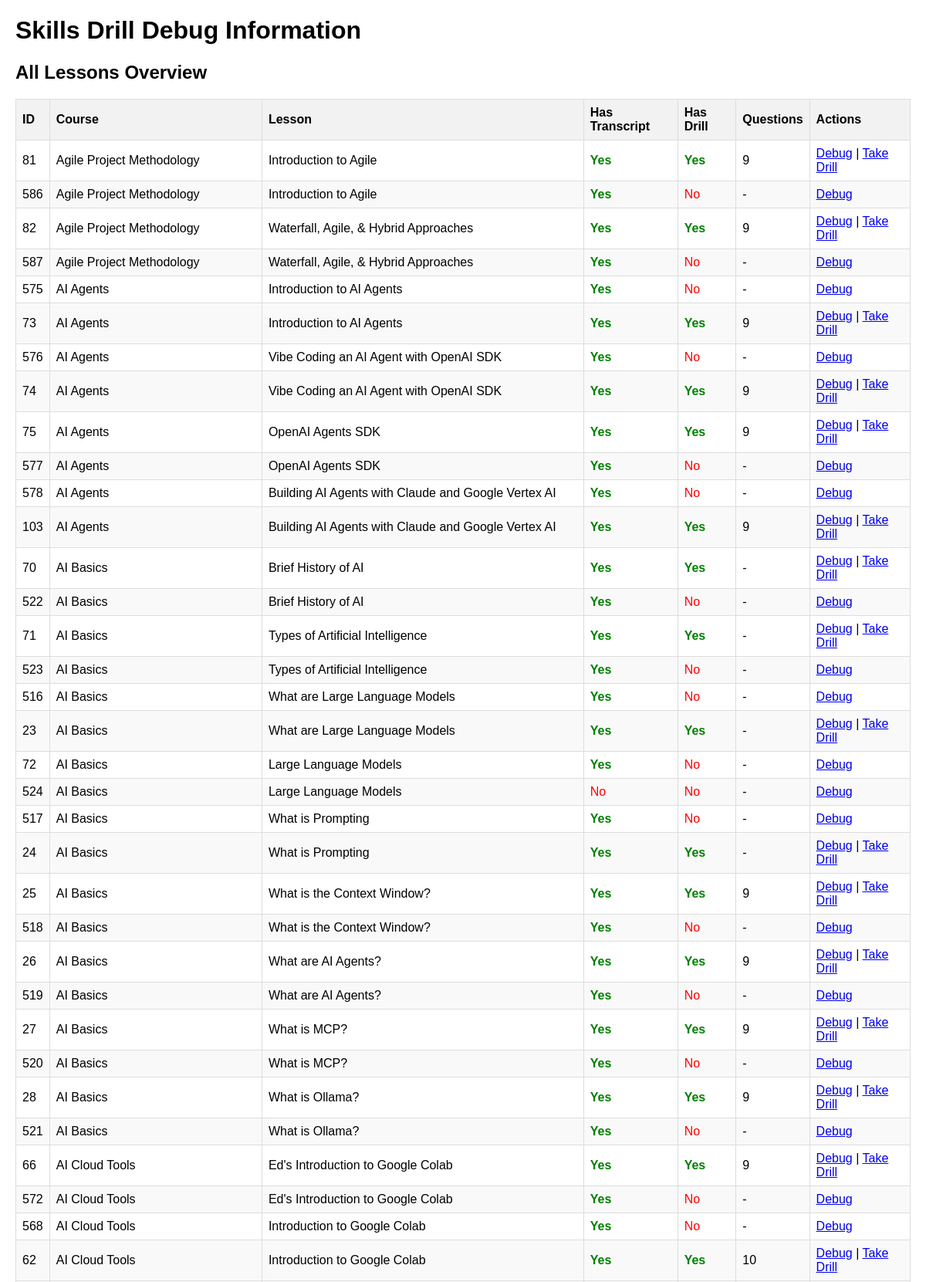
The page /html/debug-skills-drill.php (upper part) on the database its author committed.
### tables this page shows
CREATE TABLE `lessons` (
  `id` int(11) NOT NULL,
  `course_id` int(11) NOT NULL,
  `title` varchar(255) NOT NULL,
  `description` text DEFAULT NULL,
  `content` longtext DEFAULT NULL,
  `lesson_type` enum('video','text','interactive','quiz','assignment','resource') DEFAULT 'text',
  `duration_minutes` int(11) DEFAULT 0,
  `order_index` int(11) NOT NULL DEFAULT 0,
  `status` enum('draft','published','archived') DEFAULT 'draft',
  `is_mandatory` tinyint(1) DEFAULT 1,
  `video_url` varchar(500) DEFAULT NULL,
  `video_duration` int(11) DEFAULT 0,
  `attachment_url` varchar(500) DEFAULT NULL,
  `quiz_data` longtext DEFAULT NULL CHECK (json_valid(`quiz_data`)),
  `assignment_data` longtext DEFAULT NULL CHECK (json_valid(`assignment_data`)),
  `created_by` int(10) UNSIGNED NOT NULL,
  `created_at` timestamp NOT NULL DEFAULT current_timestamp(),
  `updated_at` timestamp NOT NULL DEFAULT current_timestamp() ON UPDATE current_timestamp(),
  `published_at` timestamp NULL DEFAULT NULL,
  `video_transcript` text DEFAULT NULL
);

CREATE TABLE `courses` (
  `id` int(11) NOT NULL,
  `community_id` int(10) UNSIGNED NOT NULL,
  `title` varchar(255) NOT NULL,
  `slug` varchar(255) DEFAULT NULL,
  `description` text DEFAULT NULL,
  `short_description` varchar(500) DEFAULT NULL,
  `course_code` varchar(50) DEFAULT NULL,
  `category` varchar(100) DEFAULT NULL,
  `program_id` int(11) DEFAULT NULL,
  `difficulty_level` enum('beginner','intermediate','advanced','expert') DEFAULT 'beginner',
  `duration_hours` decimal(5,2) DEFAULT 0.00,
  `prerequisites` text DEFAULT NULL,
  `learning_objectives` text DEFAULT NULL,
  `status` enum('draft','published','archived') DEFAULT 'draft',
  `featured` tinyint(1) DEFAULT 0,
  `thumbnail_url` varchar(500) DEFAULT NULL,
  `created_by` int(10) UNSIGNED NOT NULL,
  `created_at` timestamp NOT NULL DEFAULT current_timestamp(),
  `updated_at` timestamp NOT NULL DEFAULT current_timestamp() ON UPDATE current_timestamp(),
  `published_at` timestamp NULL DEFAULT NULL,
  `order_index` int(11) DEFAULT 0,
  `tags` text DEFAULT NULL,
  `certificate_available` tinyint(1) DEFAULT 0,
  `passing_score` decimal(5,2) DEFAULT 70.00
);

### html/debug-skills-drill.php (the view, shortened to what this page needs)
<?php
$db = getDB();
$stmt = $db->query("
    SELECT l.id, l.title, c.title as course_title,
           CASE WHEN l.video_transcript IS NULL OR l.video_transcript = '' THEN 'No' ELSE 'Yes' END as has_transcript,
           CASE WHEN sd.id IS NULL THEN 'No' ELSE 'Yes' END as has_drill,
           sd.id as drill_id,
           (SELECT COUNT(*) FROM skills_drill_questions WHERE drill_id = sd.id) as question_count
    FROM lessons l
    LEFT JOIN courses c ON l.course_id = c.id
    LEFT JOIN skills_drills sd ON l.id = sd.lesson_id
    ORDER BY c.title, l.order_index
");
$lessons = $stmt->fetchAll();
?>
<!DOCTYPE html>
<html>
<head>
</head>
<body>
    <h1>Skills Drill Debug Information</h1>
    <h2>All Lessons Overview</h2>
    <table>
        <thead>
            <tr>
                <th>ID</th>
                <th>Course</th>
                <th>Lesson</th>
                <th>Has Transcript</th>
                <th>Has Drill</th>
                <th>Questions</th>
                <th>Actions</th>
            </tr>
        </thead>
        <tbody>
            <?php foreach ($lessons as $lesson): ?>
                <tr>
                    <td><?php echo $lesson['id']; ?></td>
                    <td><?php echo htmlspecialchars($lesson['course_title']); ?></td>
                    <td><?php echo htmlspecialchars($lesson['title']); ?></td>
                    <td class="<?php echo $lesson['has_transcript'] === 'Yes' ? 'yes' : 'no'; ?>">
                        <?php echo $lesson['has_transcript']; ?>
                    </td>
                    <td class="<?php echo $lesson['has_drill'] === 'Yes' ? 'yes' : 'no'; ?>">
                        <?php echo $lesson['has_drill']; ?>
                    </td>
                    <td><?php echo $lesson['question_count'] ?: '-'; ?></td>
                    <td>
                        <a href="?lesson_id=<?php echo $lesson['id']; ?>">Debug</a>
                        <?php if ($lesson['has_drill'] === 'Yes'): ?>
                            | <a href="/skills-drill-take.php?drill_id=<?php echo $lesson['drill_id']; ?>">Take Drill</a>
                        <?php endif; ?>
                    </td>
                </tr>
            <?php endforeach; ?>
        </tbody>
    </table>
</body>
</html>

### html/debug-skills-drill.php (style rules this page uses)
body { font-family: Arial, sans-serif; margin: 20px; }
table { border-collapse: collapse; width: 100%; margin-top: 20px; }
th, td { border: 1px solid #ddd; padding: 8px; text-align: left; }
th { background-color: #f2f2f2; }
tr:nth-child(even) { background-color: #f9f9f9; }
.yes { color: green; font-weight: bold; }
.no { color: red; }

### rows shown on the page
lessons: id "81", course.title "Agile Project Methodology", title "Introduction to Agile", has_transcript "Yes", has_drill "Yes", question_count "9"
lessons: id "586", course.title "Agile Project Methodology", title "Introduction to Agile", has_transcript "Yes", has_drill "No", question_count "-"
lessons: id "82", course.title "Agile Project Methodology", title "Waterfall, Agile, & Hybrid Approaches", has_transcript "Yes", has_drill "Yes", question_count "9"
lessons: id "587", course.title "Agile Project Methodology", title "Waterfall, Agile, & Hybrid Approaches", has_transcript "Yes", has_drill "No", question_count "-"
lessons: id "575", course.title "AI Agents", title "Introduction to AI Agents", has_transcript "Yes", has_drill "No", question_count "-"
lessons: id "73", course.title "AI Agents", title "Introduction to AI Agents", has_transcript "Yes", has_drill "Yes", question_count "9"
lessons: id "576", course.title "AI Agents", title "Vibe Coding an AI Agent with OpenAI SDK", has_transcript "Yes", has_drill "No", question_count "-"
lessons: id "74", course.title "AI Agents", title "Vibe Coding an AI Agent with OpenAI SDK", has_transcript "Yes", has_drill "Yes", question_count "9"
lessons: id "75", course.title "AI Agents", title "OpenAI Agents SDK", has_transcript "Yes", has_drill "Yes", question_count "9"
lessons: id "577", course.title "AI Agents", title "OpenAI Agents SDK", has_transcript "Yes", has_drill "No", question_count "-"
lessons: id "578", course.title "AI Agents", title "Building AI Agents with Claude and Google Vertex AI", has_transcript "Yes", has_drill "No", question_count "-"
lessons: id "103", course.title "AI Agents", title "Building AI Agents with Claude and Google Vertex AI", has_transcript "Yes", has_drill "Yes", question_count "9"
lessons: id "70", course.title "AI Basics", title "Brief History of AI", has_transcript "Yes", has_drill "Yes", question_count "-"
lessons: id "522", course.title "AI Basics", title "Brief History of AI", has_transcript "Yes", has_drill "No", question_count "-"
lessons: id "71", course.title "AI Basics", title "Types of Artificial Intelligence", has_transcript "Yes", has_drill "Yes", question_count "-"
lessons: id "523", course.title "AI Basics", title "Types of Artificial Intelligence", has_transcript "Yes", has_drill "No", question_count "-"
lessons: id "516", course.title "AI Basics", title "What are Large Language Models", has_transcript "Yes", has_drill "No", question_count "-"
lessons: id "23", course.title "AI Basics", title "What are Large Language Models", has_transcript "Yes", has_drill "Yes", question_count "-"
lessons: id "72", course.title "AI Basics", title "Large Language Models", has_transcript "Yes", has_drill "No", question_count "-"
lessons: id "524", course.title "AI Basics", title "Large Language Models", has_transcript "No", has_drill "No", question_count "-"
lessons: id "517", course.title "AI Basics", title "What is Prompting", has_transcript "Yes", has_drill "No", question_count "-"
lessons: id "24", course.title "AI Basics", title "What is Prompting", has_transcript "Yes", has_drill "Yes", question_count "-"
lessons: id "25", course.title "AI Basics", title "What is the Context Window?", has_transcript "Yes", has_drill "Yes", question_count "9"
lessons: id "518", course.title "AI Basics", title "What is the Context Window?", has_transcript "Yes", has_drill "No", question_count "-"
lessons: id "26", course.title "AI Basics", title "What are AI Agents?", has_transcript "Yes", has_drill "Yes", question_count "9"
lessons: id "519", course.title "AI Basics", title "What are AI Agents?", has_transcript "Yes", has_drill "No", question_count "-"
lessons: id "27", course.title "AI Basics", title "What is MCP?", has_transcript "Yes", has_drill "Yes", question_count "9"
lessons: id "520", course.title "AI Basics", title "What is MCP?", has_transcript "Yes", has_drill "No", question_count "-"
lessons: id "28", course.title "AI Basics", title "What is Ollama?", has_transcript "Yes", has_drill "Yes", question_count "9"
lessons: id "521", course.title "AI Basics", title "What is Ollama?", has_transcript "Yes", has_drill "No", question_count "-"
lessons: id "66", course.title "AI Cloud Tools", title "Ed's Introduction to Google Colab", has_transcript "Yes", has_drill "Yes", question_count "9"
lessons: id "572", course.title "AI Cloud Tools", title "Ed's Introduction to Google Colab", has_transcript "Yes", has_drill "No", question_count "-"
lessons: id "568", course.title "AI Cloud Tools", title "Introduction to Google Colab", has_transcript "Yes", has_drill "No", question_count "-"
lessons: id "62", course.title "AI Cloud Tools", title "Introduction to Google Colab", has_transcript "Yes", has_drill "Yes", question_count "10"
